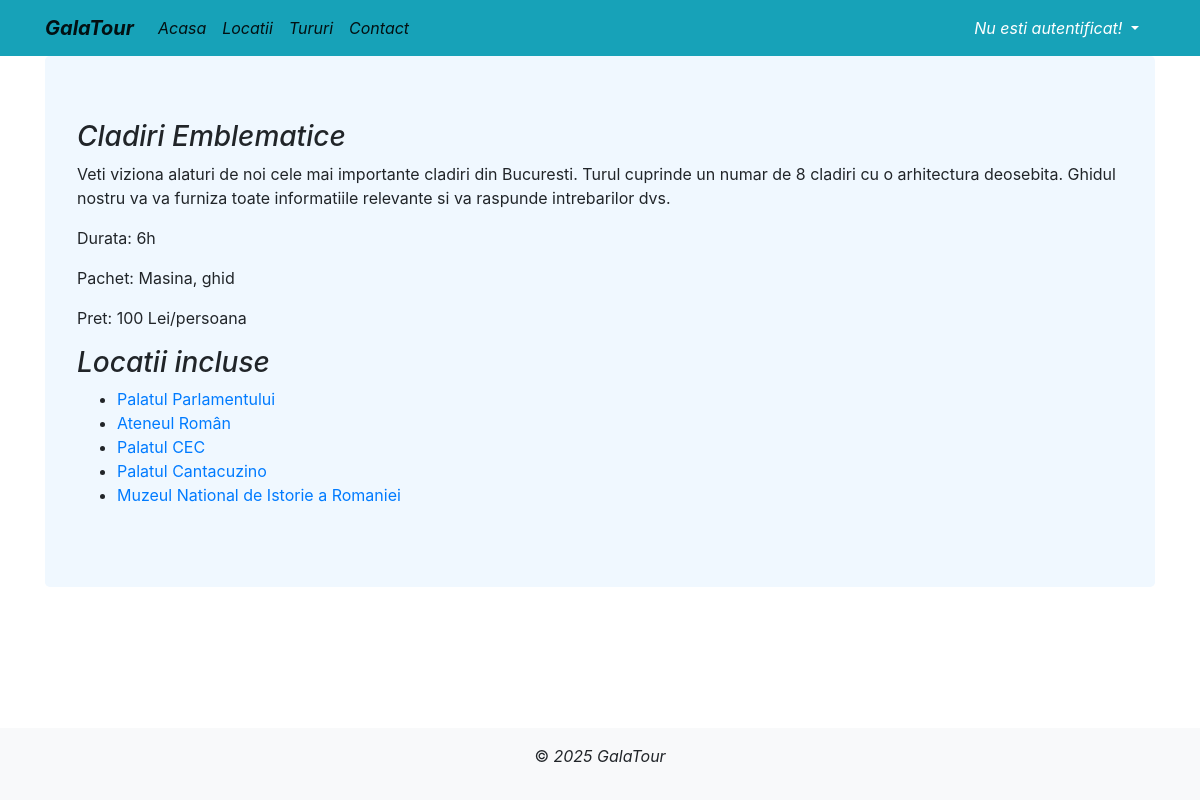
The app's page /tururi/2/, older data.
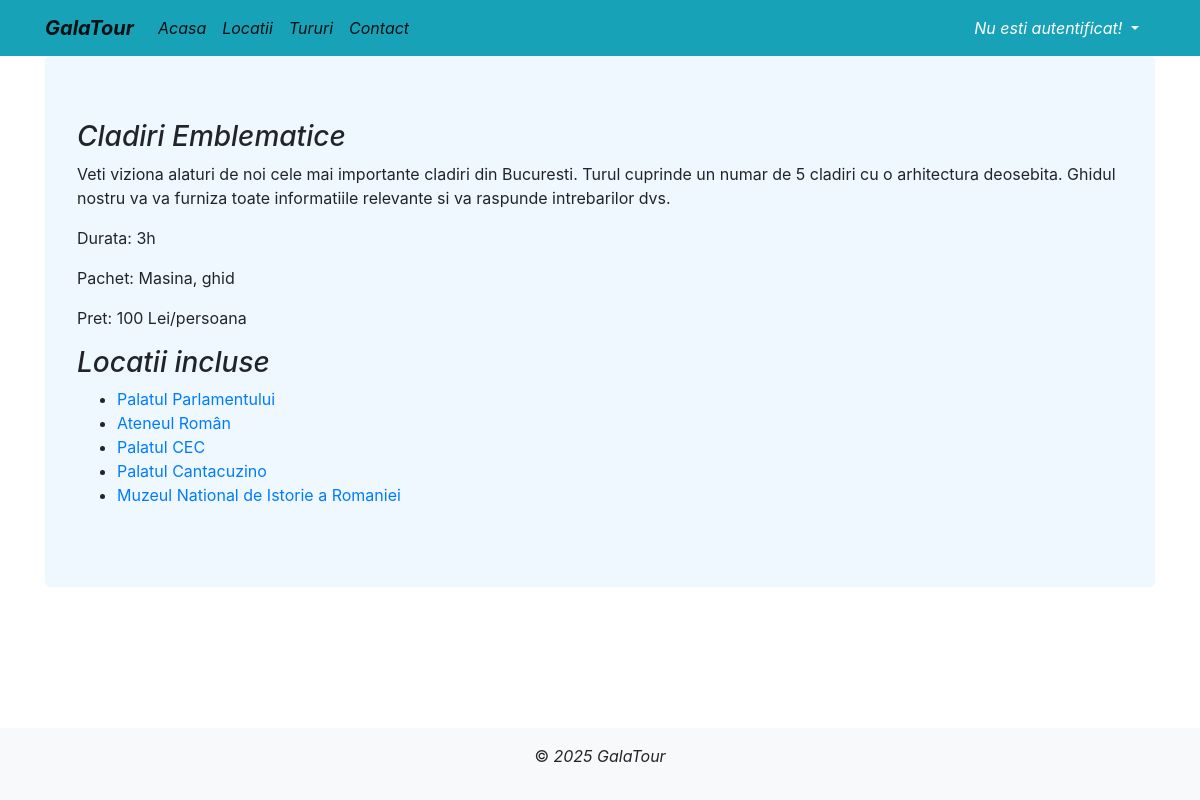
The same page, newer data.
### locatii/models.py (models this page shows, shortened)
class Tur(models.Model):
    class Meta:
        verbose_name_plural = 'Tururi'
    OPTIUNI_TIP_TUR = [
            ('predefinit', 'Predefinit'),
            ('personalizat', 'Personalizat')
        ]
    nume = CharField(max_length=128, blank=True, null=True)
    descriere = TextField(blank=True, null=True)
    locatii = ManyToManyField(Locatie, related_name='tururi')
    type = CharField(max_length=40, choices=OPTIUNI_TIP_TUR, default='predefinit' )
    durata= CharField(max_length=128, blank=True, null=True)
    pret = CharField(max_length=256, blank=True, null=True)
    pachet = TextField(blank=True, null=True)
    imagine_tur = ImageField(upload_to='imagini', blank=True, null=True)

### locatii/views.py (the view)
# urls.py: path('tururi/<int:tur_id>/', views.detalii_tur, name='detalii_tur'),
def detalii_tur(request, tur_id):
    tur = get_object_or_404(Tur, id=tur_id)
    locatii = tur.locatii.all()
    return render(request, 'detalii_tur.html', {'tur': tur, 'locatii': locatii})

### locatii/templates/detalii_tur.html (shortened to what this page needs)
<!DOCTYPE html>
<html lang="en">
<head>
</head>
<body>
    {% extends 'base.html' %}
    {% block content %}
    <h3><i>{{tur.nume}}</i></h3>
    <p>{{tur.descriere}}</p>
    <p>Durata: {{tur.durata }}</p>
    <p>Pachet: {{ tur.pachet }}</p>
    <p>Pret: {{ tur.pret }}</p>
    <h3><i>Locatii incluse</i></h3>
    <ul>
      {% for locatie in tur.locatii.all %}
          <li>
              <a href="{% url 'detalii_locatie' locatie.id %}" >{{ locatie.nume }}</a>
          </li>
      {% endfor %}
    </ul>
    {% endblock %}

Row changes from the older to the newer data that the page shows:
changed Tur "Cladiri Emblematice": descriere "…cuprinde un numar de 8 cladiri cu o arhitectura…" → "…cuprinde un numar de 5 cladiri cu o arhitectura…"; durata "6h" → "3h"
